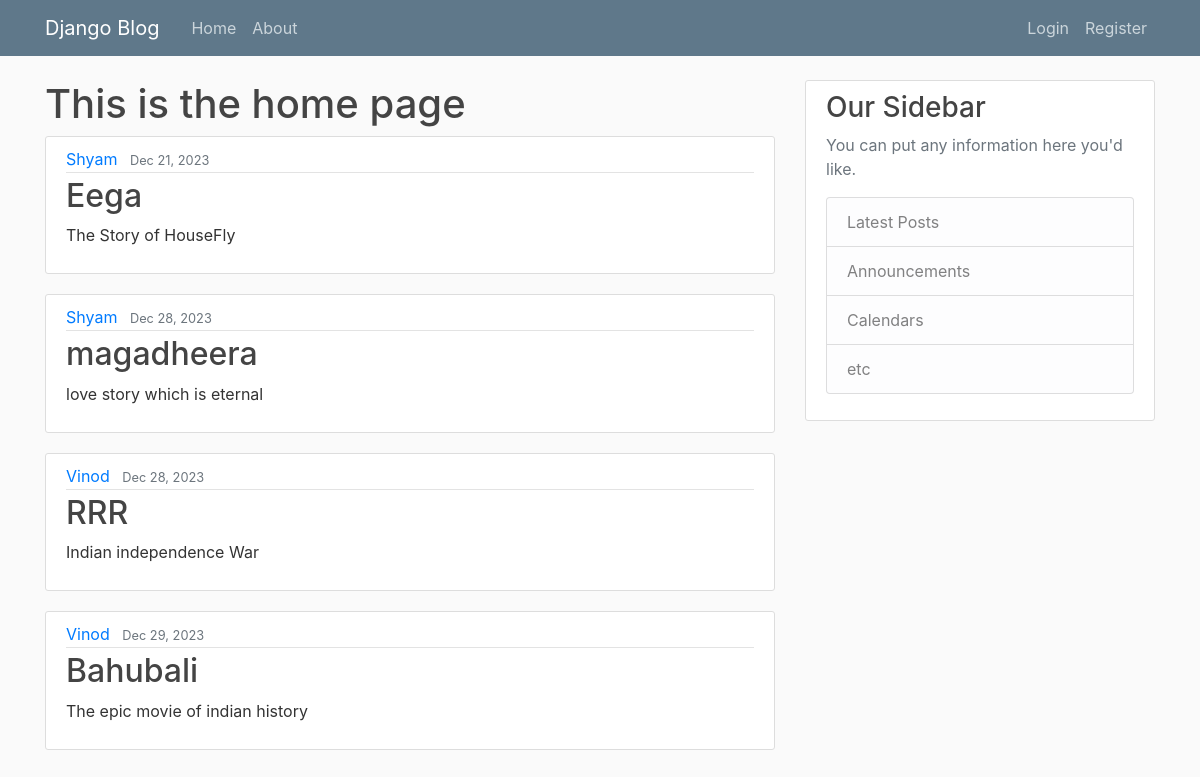
The app's page /, older data.
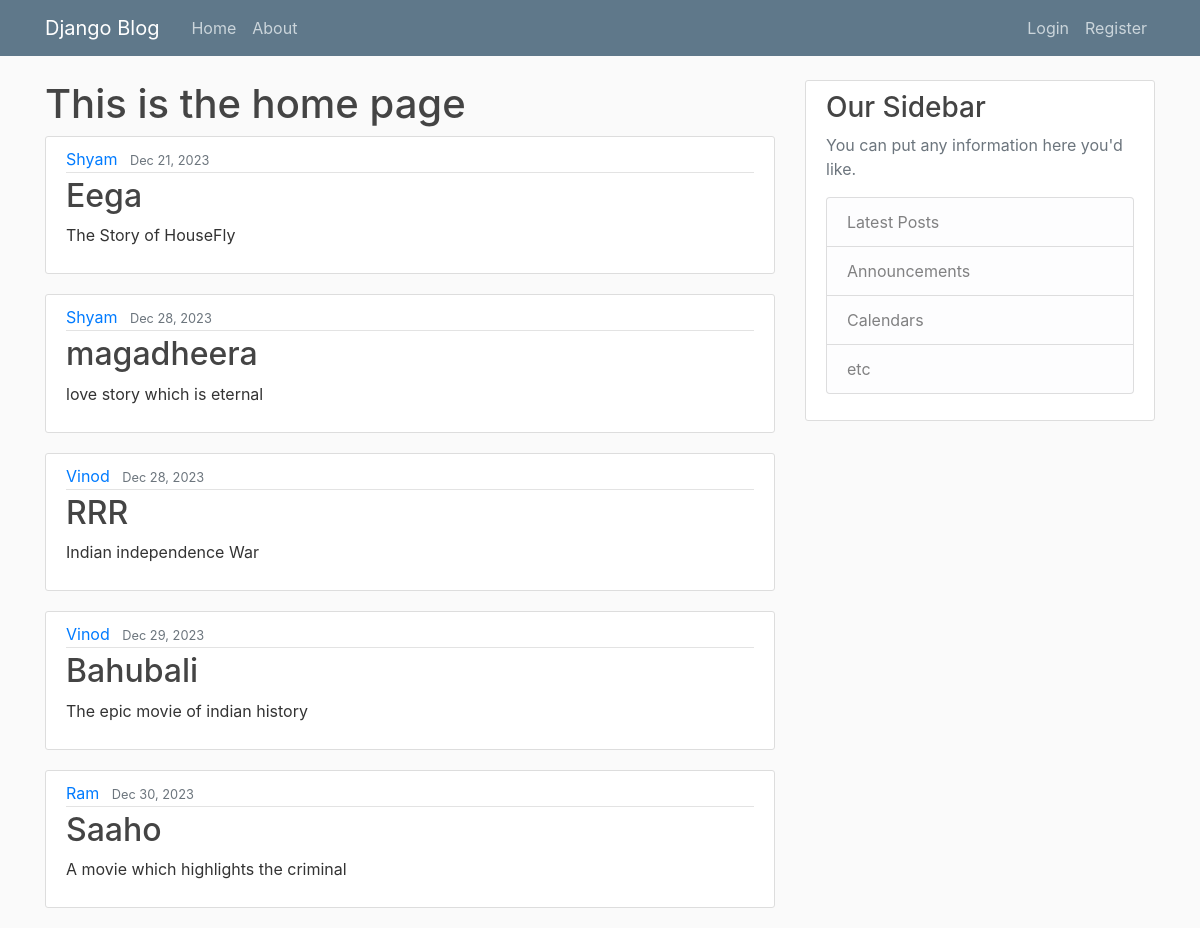
The same page, newer data.
### blog/models.py (models this page shows, shortened)
class Post(models.Model):
    title = models.CharField(max_length=100)
    content = models.TextField()
    date_posted = models.DateTimeField(default=timezone.now)
    author = models.ForeignKey(User, on_delete=models.CASCADE)

### blog/views.py (the view)
# urls.py: path('',views.home, name='blog_home'),
def home(request):
    context = {
        'posts':Post.objects.all()
    }
    return render(request,'blog/home.html',context)

### blog/templates/blog/home.html
{% extends "blog/base.html" %}
{% block content %}
    <h1>This is the home page</h1>
    {% for post in posts %}
        <article class="media content-section">
            <div class="media-body">
              <div class="article-metadata">
                <a class="mr-2" href="#">{{ post.author }}</a>
                <small class="text-muted">{{ post.date_posted| date:"M d, Y" }}</small>
              </div>
              <h2><a class="article-title" href="#">{{ post.title }}</a></h2>
              <p class="article-content">{{ post.content }}</p>
            </div>
          </article>
    {% endfor %}
{% endblock %}

Row changes from the older to the newer data that the page shows:
added Post: author "Ram", date_posted "Dec 30, 2023", title "Saaho", content "A movie which highlights the criminal"
